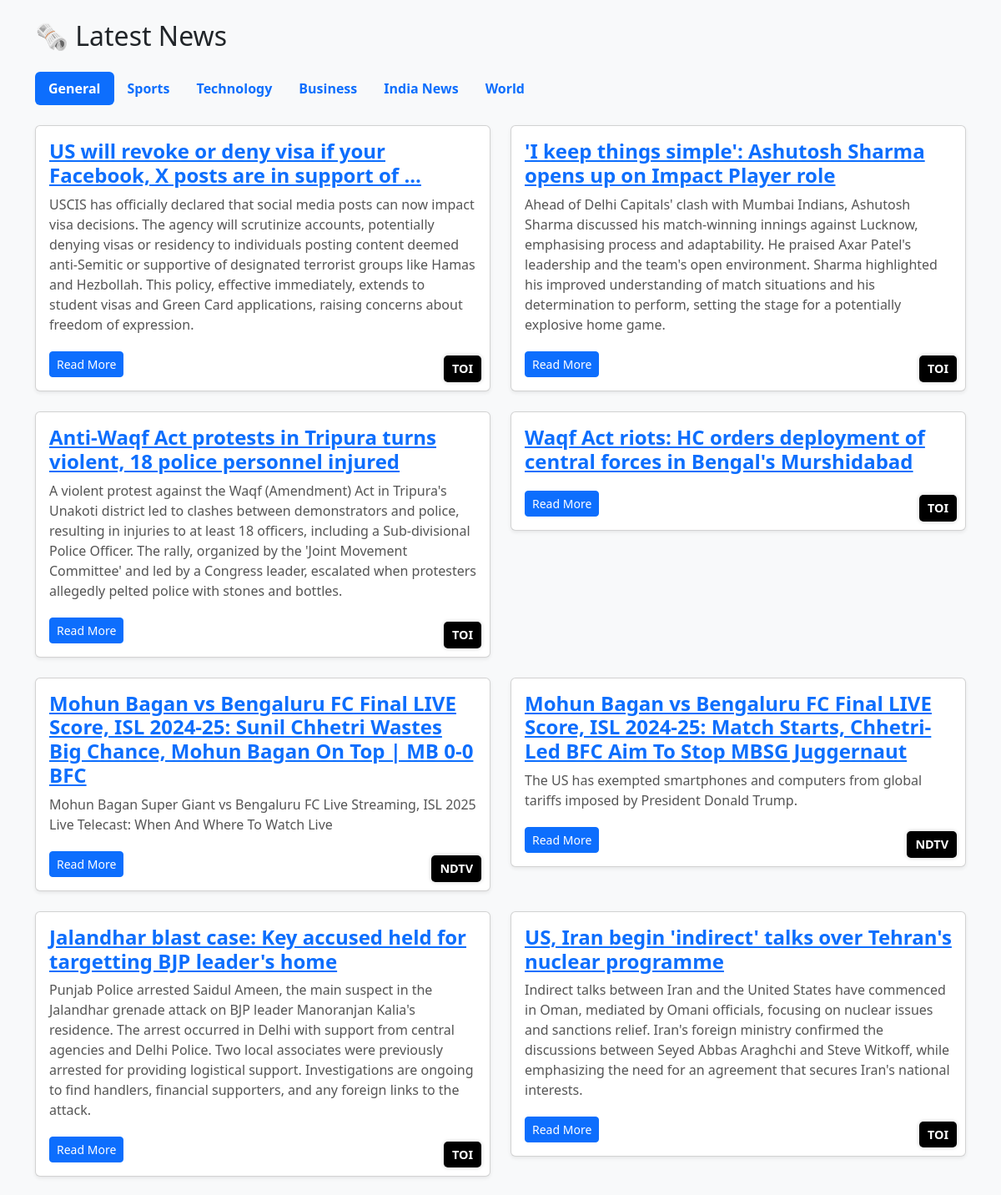
The page / (upper part) on the database its author committed.
### core/models.py (models this page shows, shortened)
class NewsArticle(models.Model):
    title = models.CharField(max_length=300)
    summary = models.TextField(blank=True)
    url = models.URLField()
    source = models.CharField(max_length=100)
    category = models.CharField(max_length=100, default="General")
    published_at = models.DateTimeField(auto_now_add=True)

### core/views.py (the view)
# urls.py: 2. Add a URL to urlpatterns:  path('', views.home, name='home')
def home(request):
    category = request.GET.get('category', 'General')
    articles = NewsArticle.objects.filter(category=category).order_by('-published_at')
    return render(request, 'core/home.html', {'articles': articles, 'category': category})

### core/templates/core/home.html (shortened to what this page needs)
<!DOCTYPE html>
<html>
<head>
    <link rel="stylesheet" href="https://cdn.jsdelivr.net/npm/bootstrap@5.3.0/dist/css/bootstrap.min.css">
</head>
<body class="bg-light">
<div class="container py-4">
    <h2 class="mb-4">🗞 Latest News</h2>
    <ul class="nav nav-pills mb-4">
        <li class="nav-item">
            <a class="nav-link {% if category == 'General' %}active{% endif %}" href="?category=General">General</a>
        </li>
        <li class="nav-item">
            <a class="nav-link {% if category == 'Sports' %}active{% endif %}" href="?category=Sports">Sports</a>
        </li>
        <li class="nav-item">
            <a class="nav-link {% if category == 'Technology' %}active{% endif %}" href="?category=Technology">Technology</a>
        </li>
        <li class="nav-item">
            <a class="nav-link {% if category == 'Business' %}active{% endif %}" href="?category=Business">Business</a>
        </li>
        <li class="nav-item">
            <a class="nav-link {% if category == 'India' %}active{% endif %}" href="?category=India News">India News</a>
        </li>
        <li class="nav-item">
            <a class="nav-link {% if category == 'World' %}active{% endif %}" href="?category=World">World</a>
        </li>
    </ul>
    <div class="row">
        {% for article in articles %}
            {% if article.category == category or category == 'General' %}
                <div class="col-md-6 mb-4">
                    <div class="card shadow-sm">
                        <div class="card-body">
                            <div class="news-source">{{ article.source }}</div>
                            <h5 class="card-title"><a href="{{ article.url }}" target="_blank">{{ article.title }}</a></h5>
                            <p class="summary">{{ article.summary }}</p>
                            <a href="{{ article.url }}" target="_blank" class="btn btn-primary btn-sm">Read More</a>
                        </div>
                    </div>
                </div>
            {% endif %}
        {% endfor %}
    </div>
</div>
</body>
</html>

### core/templates/core/home.html (style rules this page uses)
.news-source { position: absolute; bottom: 10px; right: 10px; font-size: 0.9rem; font-weight: bold; color: #fff; background-color: black; padding: 5px 10px; border-radius: 5px; box-shadow: 0 0 5px rgba(0, 0, 0, 0.2); }
.card-body { position: relative; }
.card-title { font-size: 1.5rem; font-weight: bold; }
.card .btn { margin-top: 10px; }
.summary { font-size: 1rem; color: #555; margin-bottom: 10px; }
.nav-link.active { background-color: #007bff; color: white; }
.nav-pills .nav-link { font-size: 1rem; font-weight: bold; }

### rows shown on the page
NewsArticle: source "TOI", title "US will revoke or deny visa if your Facebook, X posts are in support of ...", summary "USCIS has officially declared that social media posts can now impact visa decisions. The agency will scrutinize accounts, potentially denying visas or residency to individuals posting content deemed anti-Semitic or supportive of designated terrorist groups like Hamas and Hezbollah. This policy, effective immediately, extends to student visas and Green Card applications, raising concerns about freedom of expression."
NewsArticle: source "TOI", title "'I keep things simple': Ashutosh Sharma opens up on Impact Player role", summary "Ahead of Delhi Capitals' clash with Mumbai Indians, Ashutosh Sharma discussed his match-winning innings against Lucknow, emphasising process and adaptability. He praised Axar Patel's leadership and the team's open environment. Sharma highlighted his improved understanding of match situations and his determination to perform, setting the stage for a potentially explosive home game."
NewsArticle: source "TOI", title "Anti-Waqf Act protests in Tripura turns violent, 18 police personnel injured", summary "A violent protest against the Waqf (Amendment) Act in Tripura's Unakoti district led to clashes between demonstrators and police, resulting in injuries to at least 18 officers, including a Sub-divisional Police Officer. The rally, organized by the 'Joint Movement Committee' and led by a Congress leader, escalated when protesters allegedly pelted police with stones and bottles."
NewsArticle: source "TOI", title "Waqf Act riots: HC orders deployment of central forces in Bengal's Murshidabad"
NewsArticle: source "NDTV", title "Mohun Bagan vs Bengaluru FC Final LIVE Score, ISL 2024-25: Sunil Chhetri Wastes Big Chance, Mohun Bagan On Top | MB 0-0 BFC", summary "Mohun Bagan Super Giant vs Bengaluru FC Live Streaming, ISL 2025 Live Telecast: When And Where To Watch Live"
NewsArticle: source "NDTV", title "Mohun Bagan vs Bengaluru FC Final LIVE Score, ISL 2024-25: Match Starts, Chhetri-Led BFC Aim To Stop MBSG Juggernaut", summary "The US has exempted smartphones and computers from global tariffs imposed by President Donald Trump."
NewsArticle: source "TOI", title "Jalandhar blast case: Key accused held for targetting BJP leader's home", summary "Punjab Police arrested Saidul Ameen, the main suspect in the Jalandhar grenade attack on BJP leader Manoranjan Kalia's residence. The arrest occurred in Delhi with support from central agencies and Delhi Police. Two local associates were previously arrested for providing logistical support. Investigations are ongoing to find handlers, financial supporters, and any foreign links to the attack."
NewsArticle: source "TOI", title "US, Iran begin 'indirect' talks over Tehran's nuclear programme", summary "Indirect talks between Iran and the United States have commenced in Oman, mediated by Omani officials, focusing on nuclear issues and sanctions relief. Iran's foreign ministry confirmed the discussions between Seyed Abbas Araghchi and Steve Witkoff, while emphasizing the need for an agreement that secures Iran's national interests."
